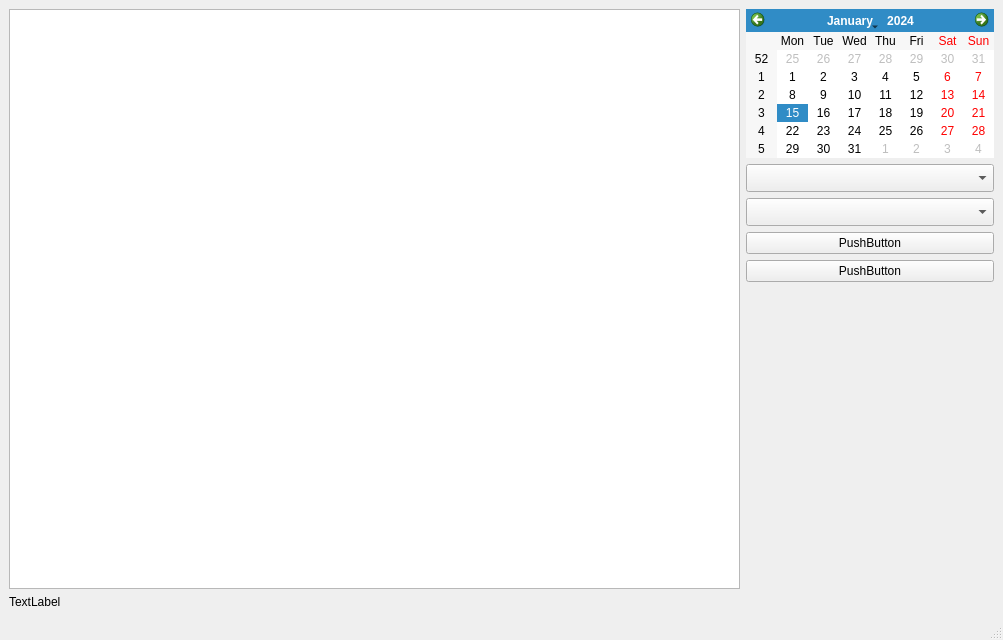
<?xml version="1.0" encoding="UTF-8"?>
<ui version="4.0">
 <class>MainWindow</class>
 <widget class="QMainWindow" name="MainWindow">
  <property name="geometry">
   <rect>
    <x>0</x>
    <y>0</y>
    <width>1003</width>
    <height>640</height>
   </rect>
  </property>
  <property name="windowTitle">
   <string>MainWindow</string>
  </property>
  <widget class="QWidget" name="centralwidget">
   <layout class="QVBoxLayout" name="verticalLayout_4">
    <item>
     <layout class="QVBoxLayout" name="verticalLayout_3">
      <item>
       <layout class="QHBoxLayout" name="horizontalLayout">
        <item>
         <widget class="QTableWidget" name="tableWidget"/>
        </item>
        <item>
         <layout class="QVBoxLayout" name="verticalLayout_2">
          <item alignment="Qt::AlignRight|Qt::AlignTop">
           <widget class="QCalendarWidget" name="calendarWidget">
            <property name="maximumSize">
             <size>
              <width>16777215</width>
              <height>195</height>
             </size>
            </property>
           </widget>
          </item>
          <item>
           <layout class="QVBoxLayout" name="verticalLayout">
            <item>
             <widget class="QComboBox" name="cb_destinations">
              <property name="minimumSize">
               <size>
                <width>83</width>
                <height>28</height>
               </size>
              </property>
              <property name="maximumSize">
               <size>
                <width>16777215</width>
                <height>28</height>
               </size>
              </property>
             </widget>
            </item>
            <item>
             <widget class="QComboBox" name="cb_airports">
              <property name="minimumSize">
               <size>
                <width>83</width>
                <height>28</height>
               </size>
              </property>
              <property name="maximumSize">
               <size>
                <width>16777215</width>
                <height>28</height>
               </size>
              </property>
              <property name="editable">
               <bool>false</bool>
              </property>
             </widget>
            </item>
            <item>
             <widget class="QPushButton" name="pb_load_flights">
              <property name="maximumSize">
               <size>
                <width>16777215</width>
                <height>16777215</height>
               </size>
              </property>
              <property name="text">
               <string>PushButton</string>
              </property>
             </widget>
            </item>
            <item>
             <widget class="QPushButton" name="pb_show_load">
              <property name="maximumSize">
               <size>
                <width>16777215</width>
                <height>16777215</height>
               </size>
              </property>
              <property name="text">
               <string>PushButton</string>
              </property>
             </widget>
            </item>
            <item>
             <spacer name="verticalSpacer">
              <property name="orientation">
               <enum>Qt::Vertical</enum>
              </property>
              <property name="sizeHint" stdset="0">
               <size>
                <width>20</width>
                <height>40</height>
               </size>
              </property>
             </spacer>
            </item>
           </layout>
          </item>
         </layout>
        </item>
       </layout>
      </item>
      <item>
       <widget class="QLabel" name="lb_conn_status">
        <property name="text">
         <string>TextLabel</string>
        </property>
       </widget>
      </item>
     </layout>
    </item>
   </layout>
  </widget>
  <widget class="QMenuBar" name="menubar">
   <property name="geometry">
    <rect>
     <x>0</x>
     <y>0</y>
     <width>1003</width>
     <height>25</height>
    </rect>
   </property>
  </widget>
  <widget class="QStatusBar" name="statusbar"/>
 </widget>
 <resources/>
 <connections/>
</ui>
